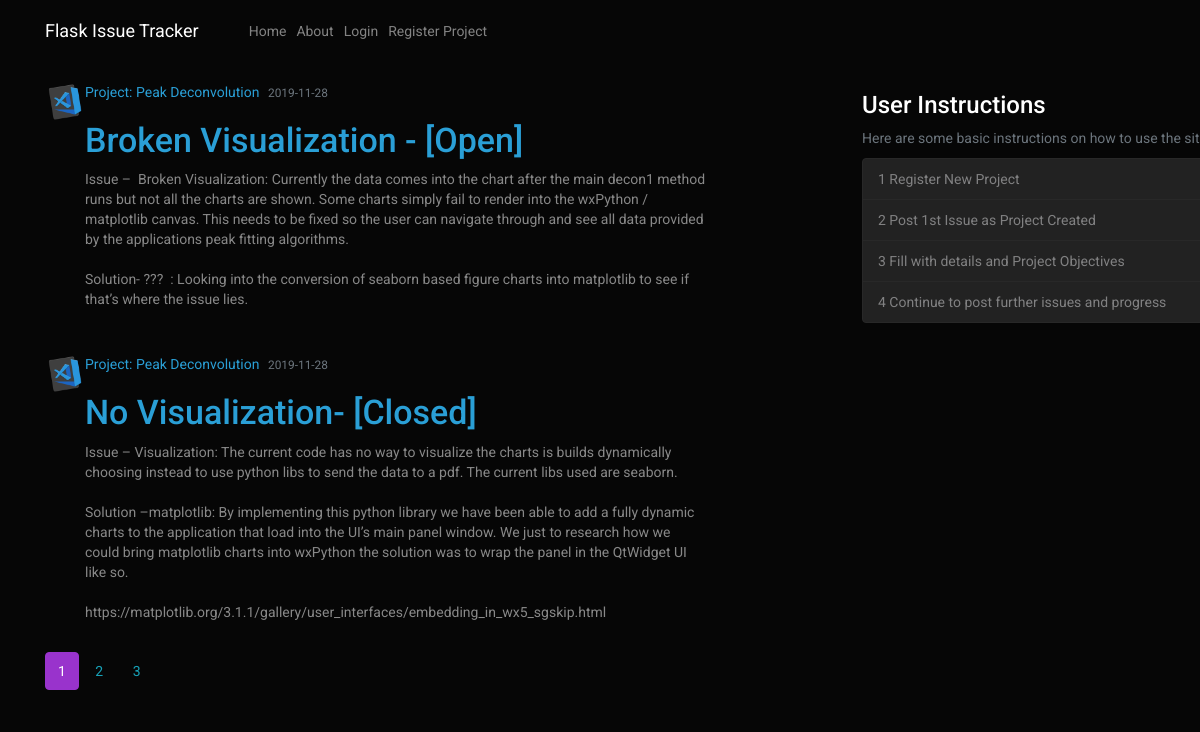
The page /home on the database its author committed.
### flask_issue_tracker/Models.py (models this page shows, shortened)
class Post (db.Model):
    id = db.Column(db.Integer, primary_key=True)
    title = db.Column(db.String(100), nullable=False)
    date_posted = db.Column(db.DateTime, nullable=False, default=datetime.utcnow)
    content = db.Column(db.Text, nullable=False)
    user_id = db.Column(db.Integer, db.ForeignKey('user.id'), nullable=False)

class User (db.Model, UserMixin):
    id = db.Column(db.Integer, primary_key=True)
    username = db.Column(db.String(20), unique=True, nullable=False)
    email = db.Column(db.String(120), unique=True, nullable=False)
    image_file = db.Column(db.String(20), nullable=False, default='default.jpg')
    password = db.Column(db.String(60), nullable=False)
    posts = db.relationship('Post', backref='author', lazy=True)

### flask_issue_tracker/main/routes.py (the view)
@main.route("/")
@main.route("/home")
def home():
    page = request.args.get('page', 1, type =int)
    posts = Post.query.order_by(Post.date_posted.desc()).paginate(page=page, per_page=2)
    return render_template('home.html', posts=posts)

### flask_issue_tracker/templates/home.html (shortened to what this page needs)
{% extends "layout.html" %}
{% block content %}
    {% for post in posts.items %}
        <article class="media content-section">
            <img class="rounded article-img"
                 src="{{url_for('static',filename= 'profile_pics/'+ post.author.image_file)}}"
                 style="width:40px;height:40px;">
          <div class="media-body">
            <div class="article-metadata">
              <a class="mr-2" href="{{url_for('users.user_posts', username=post.author.username)}}">
                  Project: {{ post.author.username }}</a>
              <small class="text-muted">{{ post.date_posted.strftime('%Y-%m-%d')}}</small>
            </div>
               <h3><a class="article-title" href="{{url_for('posts.post', post_id=post.id)}}">{{ post.title }}</a></h3>
                <p class="article-content space" style="width: 90%">{{ post.content }}</p>
          </div>
        </article>
            <br/>
    {% endfor %}
    {% for page_num in posts.iter_pages(left_edge = 1, right_edge =1, left_current= 1, right_current=2) %}
        {% if page_num %}
            {% if posts.page==page_num %}
                <a class="btn btn-info mb-4" href="{{url_for('main.home', page=page_num)}}">{{ page_num }} </a>
            {% else %}
                <a class="btn btn-outline-info mb-4" href="{{url_for('main.home', page=page_num)}}">{{ page_num }} </a>
            {% endif %}
        {% endif %}
    {% endfor %}
{% endblock content %}

### rows shown on the page
Post: image_file (placeholder picture), author.username "Peak Deconvolution", date_posted "2019-11-28", title "Broken Visualization - [Open]", content "Issue – Broken Visualization: Currently the data comes into the chart after the main decon1 method runs but not all the charts are shown. Some charts simply fail to render into the wxPython / matplotlib canvas. This needs to be fixed so the user can navigate through and see all data provided by the applications peak fitting algorithms. Solution- ??? : Looking into the conversion of seaborn based figure charts into matplotlib to see if that’s where the issue lies."
Post: image_file (placeholder picture), author.username "Peak Deconvolution", date_posted "2019-11-28", title "No Visualization- [Closed]", content "Issue – Visualization: The current code has no way to visualize the charts is builds dynamically choosing instead to use python libs to send the data to a pdf. The current libs used are seaborn. Solution –matplotlib: By implementing this python library we have been able to add a fully dynamic charts to the application that load into the UI’s main panel window. We just to research how we could bring matplotlib charts into wxPython the solution was to wrap the panel in the QtWidget UI like so. https://matplotlib.org/3.1.1/gallery/user_interfaces/embedding_in_wx5_sgskip.html"

### other values the page prints
{{ page_num }} "1"
{{ page_num }} "2" "3"
